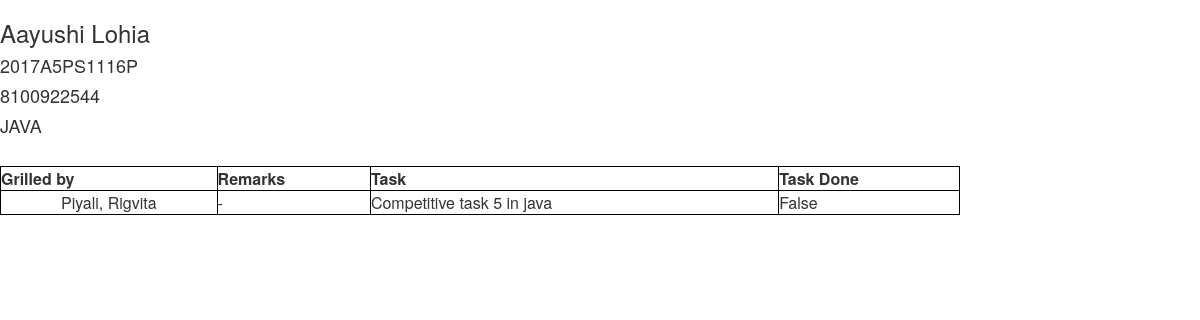
The page /recruit/90/ on the database as committed earlier.
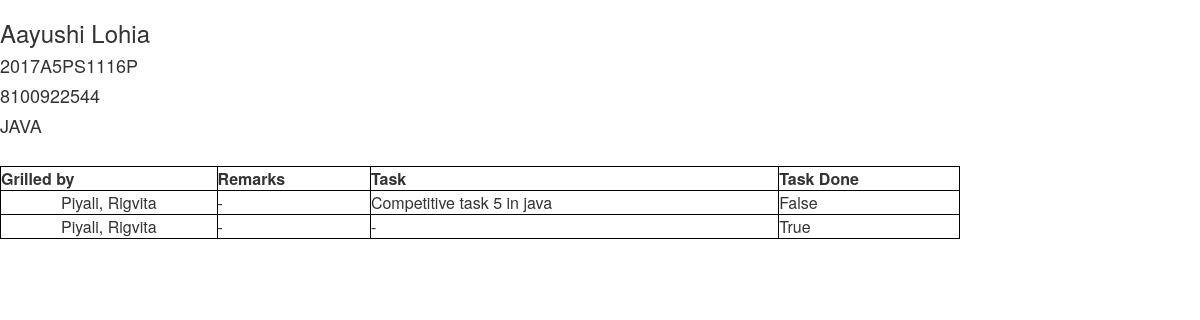
The same page on the database as committed later.
### recruit/models.py (models this page shows, shortened)
class Member(models.Model):
    recruit=models.ForeignKey(Recruit, on_delete=models.CASCADE,blank=True,null=True)
    remarks=models.CharField(max_length=1000)
    grilled_by=models.CharField(max_length=200)
    task=models.CharField(max_length=200)
    task_status=models.BooleanField(default=False)

### recruit/views.py (the view)
# urls.py: url(r'^(?P<pk>[0-9]+)/$', views.DetailView.as_view(), name='detail'),
class DetailView(generic.DetailView):
    model = Recruit
    template_name = "recruit/detail.html"

### recruit/templates/recruit/detail.html (shortened to what this page needs)
{% load staticfiles %}
<link rel="stylesheet" href="{% static 'recruit/css/bootstrap.min.css' %}" type="text/css" />
<h3>{{recruit.name}}</h3>
<h4>{{recruit.student_id}}</h4>
<h4>{{recruit.contact_no}}</h4>
<h4>{{recruit.skills}}</h4>
<table style="width: 80%; border: 1px solid black;">
<tr>
<th style="border: 1px solid black;">Grilled by</th>
<th style="border: 1px solid black;">Remarks</th>
<th style="border: 1px solid black;">Task</th>
<th style="border: 1px solid black;">Task Done</th>
</tr>
{% for member in recruit.member_set.all %}
<tr>
<td style="border: 1px solid black; text-align:center">{{member.grilled_by}}</td>
<td style="border: 1px solid black;">{{member.remarks}}</td>
<td style="border: 1px solid black;">{{member.task}}</td>
<td style="border: 1px solid black;">{{member.task_status}}</td>
</tr>
{%endfor%}
</table>

Rows that differ between the two databases and show on the page:
added Member: grilled_by "Piyali, Rigvita", remarks "-", task "-", task_status "True"
